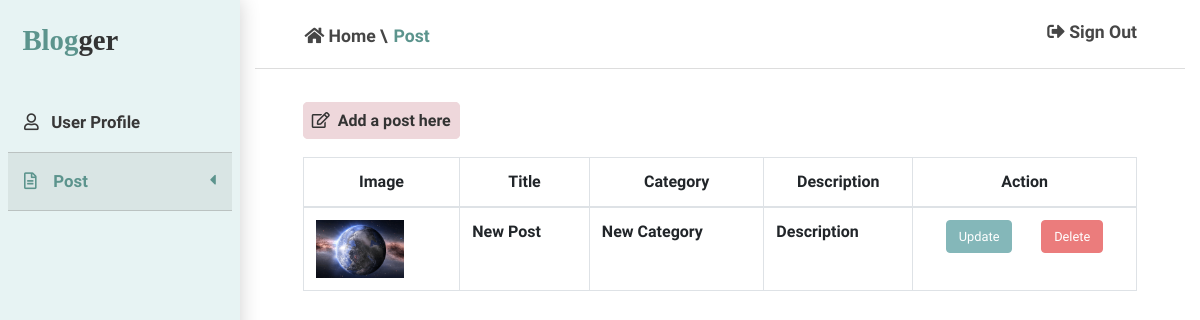
/post/customize/ (signed in), run on the app's committed database.
### blog/models.py (models this page shows, shortened)
class Post(models.Model):
    author = models.ForeignKey(User, on_delete=models.CASCADE)
    title = models.CharField(max_length=100)
    description = models.TextField(default="This is a post description")
    coverImage = models.ImageField(default="default_post.jpg", upload_to="posts/")
    content = models.TextField()
    category = models.ForeignKey(Category, on_delete=models.SET_NULL, null=True)
    dateCreated = models.DateTimeField(auto_now_add=True, null=True, blank=True)
    @property
    def briefDescription(self):
        words = self.description.split(" ")
        if len(words) < 10:
            return self.description
        newWords = " ".join([word for index, word in enumerate(words) if index < 9])
        return f"{newWords} ..."
    class Meta:
        ordering = ["-dateCreated"]

class Category(models.Model):
    name = models.CharField(max_length=100)

### blog/views.py (the view)
# urls.py: path("post/customize/", views.postCustomize, name="postCustomize"),
@login_required(login_url="login")
def postCustomize(request):
    posts = Post.objects.filter(author=request.user)
    context = {"posts": posts}
    return render(request, "postCustom.html", context)

### blog/templates/postCustom.html (shortened to what this page needs)
{% load static %}
<!DOCTYPE html>
<html lang="en">
<head>
    <link rel="stylesheet" href="https://cdn.jsdelivr.net/npm/bootstrap@4.6.0/dist/css/bootstrap.min.css">
    <link rel="stylesheet" href="https://cdnjs.cloudflare.com/ajax/libs/font-awesome/5.15.3/css/all.min.css">
    <link rel="stylesheet" href="{% static './css/customize.css' %}">
</head>
<body>
    <div class="container-fluid">
        {% include "components/customizeSidebar.html" %}
        <div class="myMain">
            <div class="banner">
                <span class="ml-5">
                    <a title="other_path" href="{% url 'bloggerHome' request.user.email %}"><i class="fas fa-home"></i> Home </a>\
                    <a  title="current_path" href="{% url 'postCustomize' %}">Post</a>
                </span>
                <span class="mr-5">
                    <a href="{% url 'logout' %}"><i class="fas fa-sign-out-alt"></i> Sign Out</a>
                </span>
            </div>
            <div class="row posts">
                <div class="col">
                    <a href="{% url 'postCreate' %}"><i class="far fa-edit"></i>&nbsp Add a post here</a>
                </div>
            </div>
            <div class="row pl-5 pr-5 pt-4" title="postPage">
                <div class="col">
                    <table class="table table-bordered" title="postPage">
                        <thead class="text-center">
                            <tr>
                                <th scope="col">Image</th>
                                <th scope="col">Title</th>
                                <th scope="col">Category</th>
                                <th scope="col" >Description</th>
                                <th scope="col">Action</th>
                            </tr>
                        </thead>
                        <tbody>
                            {% for post in posts %}
                            <tr>
                                <td>
                                    <img src="{{ post.coverImage.url }}" alt="">
                                </td>
                                <td>
                                    <p>{{ post.title }}</p>
                                </td>
                                <td>
                                    <p>{{ post.category.name }}</p>
                                </td>
                                <td>
                                    <p>
                                        {{ post.briefDescription }}
                                    </p>
                                </td>
                                <td>
                                    <div class="action">
                                        <button type="submit" class="btn" name="update"><a href="{% url 'postEdit' post.id %}">Update</a></button>
                                        <button type="submit" class="btn" name="delete"><a class="delete" href="{% url 'postDelete' post.id %}">Delete</a></button>
                                    </div>
                                </td>
                            </tr>
                            {% endfor %}
                        </tbody>
                    </table>
                </div>
            </div>
        </div>
    </div>
</body>
</html>

### static/css/customize.css (style rules this page uses)
:root { --black:#333333; --light-back: #464646; --grey:#bbbaba; --light-green: #93c0bb; --dark-green: #5c948d; }
body { background-color: white; font-family: "Quicksand", sans-serif; font-weight: 600; }
.container-fluid { padding-left: 0; }
.myMain { display: inline; width: 78.5%; float: right; }
.myMain .banner { height: 4.3rem; border-bottom: .09rem #dddddd solid; }
.myMain .banner span.mr-5 { float: right; color: var(--light-back); margin-top: 2%; }
.myMain .banner span.mr-5 a { margin-left: .8rem; text-decoration: none; font-size: 1.1rem; color: var(--light-back); }
.myMain .banner span.ml-5 { float: left; color: var(--light-back); margin-top: 2.5%; font-size: 1.1rem; }
.myMain .banner span.ml-5 a { margin-left: .1rem; text-decoration: none; color: var(--light-back); }
.myMain .banner span.ml-5 a[title="current_path"] { color: var(--dark-green); }
.myMain .banner span.ml-5 a[title="other_path"] { color: var(--light-back); }
div table[title="postPage"] td div.action { width: 100%; display: flex; align-items: center; justify-content: space-evenly; }
div table[title="postPage"] td button { font-size: 0.8rem; }
div table[title="postPage"] td button:last-child { margin-left: 0.5rem; }
div table[title="postPage"] td button[name="update"] { background-color: #84b7b9; border: .1rem solid #84b7b9; color: white; }
div table[title="postPage"] td button[name="delete"] a, div table[title="postPage"] td button[name="update"] a { text-decoration: none; color: white; }
div table[title="postPage"] td button[name="delete"] { background-color: #eb7c7c; border: .1rem solid #eb7c7c; color: white; }
div table[title="postPage"] td img { width: 5.5rem; object-fit: cover; aspect-ratio: 3 / 2; }
div.posts { padding-left: 3rem; padding-top: 2.5rem; }
div.posts a { text-decoration: none; color: var(--black); border: #eed7db solid .1rem; padding: .5rem; background-color: #eed7db; border-radius: .3rem; }

### data on the page
Post: coverImage (picture), title "New Post", category.name "New Category", briefDescription "Description"
